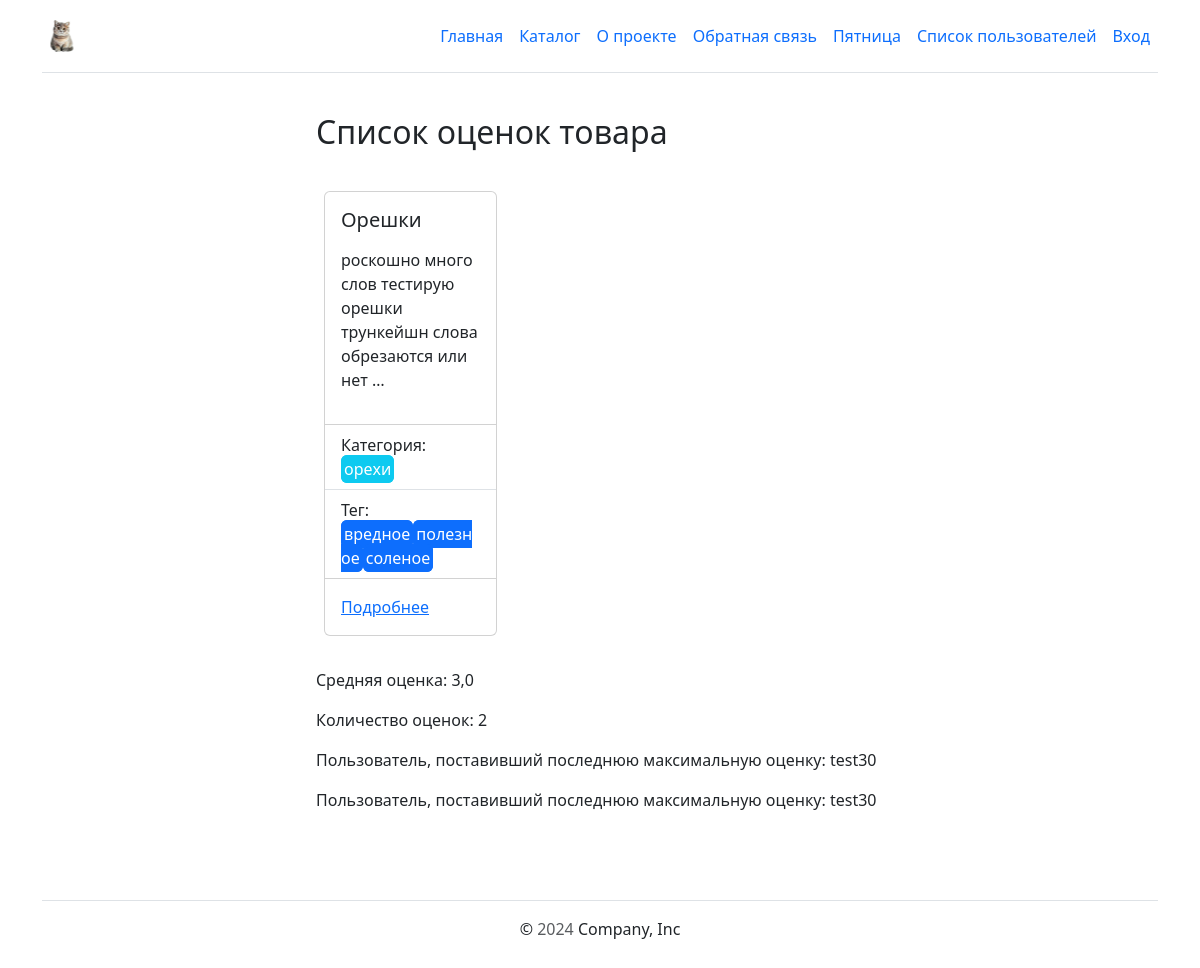
/statistics/items/4/, run on the app's committed database.
### catalog/models.py (models this page shows, shortened)
class Item(core.models.AbstractModel):
    text = tinymce.models.HTMLField(
        "текст",
        validators=[
            catalog.validators.ValidateMustContain("роскошно", "превосходно"),
        ],
        help_text="введите текст",
    )
    category = django.db.models.ForeignKey(
        Category,
        on_delete=django.db.models.CASCADE,
        default=None,
        related_name="items",
        related_query_name="item",
    )
    tags = django.db.models.ManyToManyField(
        Tag,
        related_name="items",
        related_query_name="item",
    )
    is_on_main = django.db.models.BooleanField(
        "принадлежит к главной странице",
        default=False,
        help_text="введите принадлежит ли к главной странице товар",
    )
    created_at = django.db.models.DateTimeField(
        "дата создания",
        auto_now_add=True,
        null=True,
    )
    updated_at = django.db.models.DateTimeField(
        "обновлено",
        auto_now=True,
        null=True,
    )
    objects = catalog.managers.ItemManager()
    def image_tmb(self):
        if self.main_image:
            return django.utils.safestring.mark_safe(
                f"<img src='{self.main_image.image.url}' width='50'>",
            )
        return "Нет изображения"
    image_tmb.short_description = "превью"
    image_tmb.allow_tags = True
    class Meta:
        verbose_name = "товар"
        verbose_name_plural = "товары"

class Category(core.models.AbstractModel):
    slug = django.db.models.SlugField(
        "слаг",
        max_length=200,
        unique=True,
        help_text="введите слаг",
    )
    weight = django.db.models.PositiveSmallIntegerField(
        "вес",
        default=100,
        validators=[catalog.validators.validate_int_from_1_to_32767],
        help_text="введите вес",
    )
    normalized_name = django.db.models.CharField(
        "нормализированное имя",
        max_length=150,
        unique=False,
        blank=True,
        default=None,
        null=True,
    )
    class Meta:
        verbose_name = "категория"
        verbose_name_plural = "категории"

class Tag(core.models.AbstractModel):
    slug = django.db.models.SlugField(
        "слаг",
        max_length=200,
        unique=True,
        help_text="введите слаг",
    )
    normalized_name = django.db.models.CharField(
        "нормализированное имя",
        max_length=150,
        unique=False,
        blank=True,
        default=None,
        null=True,
    )
    class Meta:
        verbose_name = "тег"
        verbose_name_plural = "теги"
    def __str__(self):
        return self.name

### stats/views.py (the view)
class ItemDetailView(generic.TemplateView):
    template_name = "stats/item_stats.html"
    def get(self, request, pk):
        context = {}
        item_ratings = rating.models.Rating.objects.filter(item_id=pk)
        item = get_object_or_404(catalog.models.Item, id=pk)
        context["item"] = item
        if item_ratings:
            context["avg_rating"] = item_ratings.aggregate(Avg("score"))[
                "score__avg"
            ]
            context["rating_count"] = item_ratings.count()
            context["max_rating_user"] = (
                item_ratings.order_by("-score", "-created_at").first().user
            )
            context["min_rating_user"] = (
                item_ratings.order_by("score", "-created_at").first().user
            )
        else:
            context["avg_rating"] = 0
            context["rating_count"] = 0
            context["max_rating_user"] = context["min_rating_user"] = None
        return render(request, "stats/item_stats.html", context)

### lyceum/context_processors.py (called while the page is built)
def birthday_context_processor(request):
    user_offset = request.COOKIES.get("user_offset")
    current_time_utc = timezone.now()
    if user_offset:
        try:
            hours_offset = float(user_offset)
            user_time = current_time_utc + timedelta(hours=hours_offset)
        except ValueError:
            user_time = current_time_utc
    else:
        user_time = current_time_utc
    current_date = user_time.date()
    birthday_people = (
        User.objects.filter(
            profile__birthday__day=current_date.day,
            profile__birthday__month=current_date.month,
        )
        .select_related("profile")
        .only(
            "email",
            "first_name",
            "profile__birthday",
        )
    )
    return {
        "birthday_people": birthday_people,
    }

### templates/stats/item_stats.html
{% extends "base.html" %}
{% load i18n %}
{% block content %}
<div class="w-50 p-3 mx-auto">
    <h2>Список оценок товара</h2>
</div>
<div class="row w-50 p-3 mx-auto row-cols-1 row-cols-sm-2 row-cols-md-3 g-3">
    {% include "includes/item_card.html" with item=item %}
</div>
<div class="w-50 p-3 mx-auto">
    <p>Средняя оценка: {{ avg_rating }}</p>
    <p>Количество оценок: {{ rating_count }}</p>
    <p>Пользователь, поставивший последнюю максимальную оценку: {{ max_rating_user }}</p>
    <p>Пользователь, поставивший последнюю максимальную оценку: {{ min_rating_user }}</p>
</div>
{% endblock content %}

### templates/includes/item_card.html
{% load static %}
{% load i18n %}
<div class="col">
    <div class="card">
      <div class="card-body">
        <h5 class="card-title">{{ item.name|capfirst }}</h5>
        <p class="card-text">{{ item.text|safe|truncatewords_html:10 }}</p>
      </div>
      <ul class="list-group list-group-flush">
        <li class="list-group-item">
          Категория:
          <span class="border border-3 border-info bg-info rounded-2 text-white"
            >{{ item.category.name }}</span
          >
        </li>
        <li class="list-group-item">
          Тег: {% for tag in item.tags.all %}<span
            class="border border-3 border-primary bg-primary rounded-2 text-white"
            >{{ tag }}</span
          >{% endfor %}
        </li>
      </ul>
      <div class="card-body">
        <a href="{% url 'catalog:default-converter-page' item.id %}" class="card-link"
          >Подробнее</a
        >
      </div>
    </div>
  </div>

### data on the page
Item: name "Орешки", text "роскошно много слов тестирую орешки трункейшн слова обрезаются или нет …", category.name "орехи"
Tag: name "вредное"
Tag: name "полезное"
Tag: name "соленое"

### other printed values
{{ avg_rating }} "3,0"
{{ rating_count }} "2"
{{ max_rating_user }} "test30"
{{ min_rating_user }} "test30"
